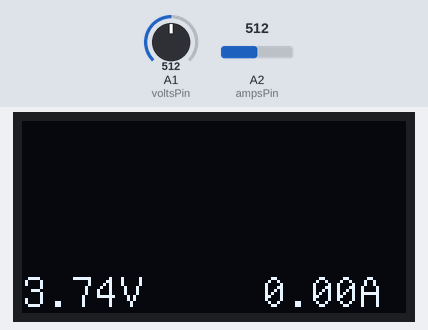
Recording of a sketch running on a simulated Arduino Uno, built with avr-gcc and run on an emulated ATmega328P. Parts: 128×64 one-colour display. The inputs (shaded band) are chosen by the test bench; at power-on: A2 (ampsPin) = 512, A1 (voltsPin) = 512.

Above: at 1.4 s.
1.5 s: A2 (ampsPin) set to 513
At 7.3 s:
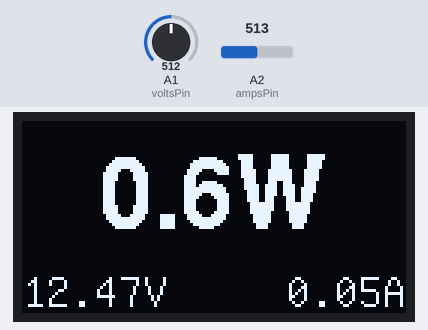
7.4 s: A1 (voltsPin) set to 716
At 8.8 s:
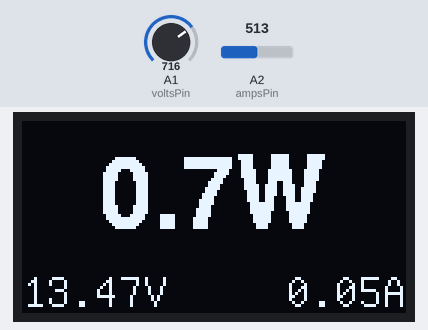
11.1 s: A1 (voltsPin) set to 900
At 13.1 s:
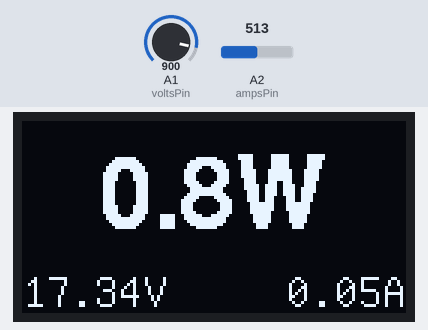
14.9 s: A2 (ampsPin) set to 716
At 16.3 s:
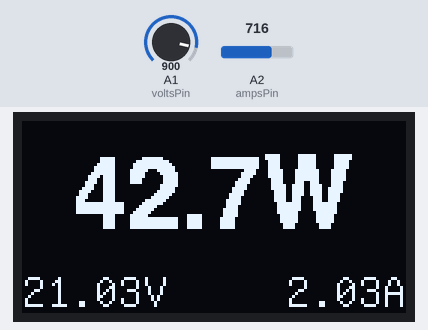
18.7 s: A1 (voltsPin) set to 1023
At 20.4 s:
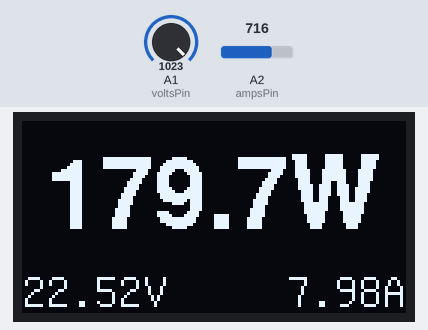
22.6 s: A2 (ampsPin) set to 900
At 24.1 s:
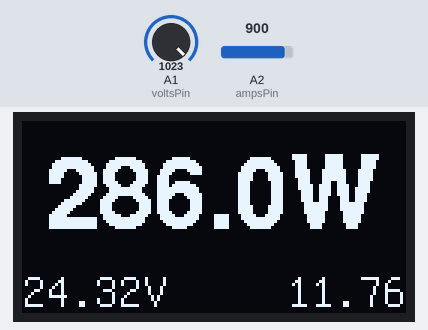
Timing chart, 0 to 25.6 s (numbered marks = the images above; inputs shaded):
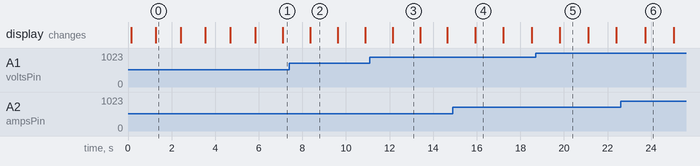

Measured:
- the behaviour switches between 512 and 513 on A2 (ampsPin) (found by bisection; images 0 and 1)
- after the input at 7.4 s, the display: changes after 0.96 s (image 2)
- what the display in image 2 shows lasts 1.2 s, from 8.4 s to 9.6 s

The sketch:

SolarPanel_PowerMeter.ino
```cpp
#include <LowPower.h>
#include <U8glib.h>
U8GLIB_SSD1306_128X64 u8g(U8G_I2C_OPT_NO_ACK);	// Display which does not send ACK

const bool debug = false;
const byte voltsPin = 1;
const byte ampsPin = 2;
const int numReadings = 10;

bool redraw = true;
float volts[numReadings];
float amps[numReadings];
int index = 0;                  // the index of the current reading
float totalV = 0;                  // the running total
float totalA = 0;

void sleep(period_t period)
{
  LowPower.idle(period, ADC_OFF, TIMER2_OFF, TIMER1_OFF, TIMER0_OFF,
                SPI_OFF, USART0_OFF, TWI_OFF);
}

void draw(float volts, float amps) {
  // Watts
  if (debug) {
    u8g.setFont(u8g_font_helvB24n);
  } else {
    u8g.setFont(u8g_font_helvB24);
  }
  u8g.setFontPosTop();
  float watts = volts * amps;
  if (watts > 0.5) {
    String wattsStr = String(watts, 1) + "W";
    int wLen = u8g.getStrWidth(wattsStr.c_str());
    u8g.drawStr( (128 - wLen)/2, 10, wattsStr.c_str());
  }

  // Volts & Amps
  u8g.setFont(u8g_font_unifont);
  u8g.setFontPosBottom();
  String voltsStr= String(volts, 2) + "V";

  String ampsStr;
  //if (amps < 1) {
  //  // Miliamps
  //  ampsStr = "    " + String(amps * 1000, 0) + "mA";
  //} else {
    ampsStr = "    " + String(amps, 2) + "A";
  //}

  String voltsAmps = voltsStr + " " + ampsStr;
  u8g.drawStr( 0, 64, voltsAmps.c_str());
}

void setup(void) {
  u8g.setRot180();
  u8g.setColorIndex(1);

  for (int thisReading = 0; thisReading < numReadings; thisReading++) {
    volts[thisReading] = 0;
    amps[thisReading] = 0;
  }

  pinMode(voltsPin, INPUT);
  pinMode(ampsPin,  INPUT);

  if (debug) Serial.begin(9600);
}

void loop(void) {
  // Rolling average (part 1)
  totalV -= volts[index];
  totalA -=  amps[index];

  int voltRaw = analogRead(voltsPin);
  int ampRaw  = analogRead(ampsPin);
  if (ampRaw <= 512) ampRaw = 512; // No negative amp values

  volts[index] = (float)voltRaw / 41.05;
  amps[index]  = (((float)ampRaw / 1024.0 * 5000) - 2500) / 100;

  if (debug) {
    Serial.print("VoltRaw=");
    Serial.println(voltRaw);
    Serial.print("AmpRaw=");
    Serial.println(ampRaw);
  }

  // Rolling average (part 2)
  totalV += volts[index];
  totalA +=  amps[index];
  float avgAmps = totalA / numReadings;
  float avgVolts = totalV / numReadings;

  if (++index >= numReadings) index = 0;

  if (redraw) {
    u8g.firstPage();
    do {
      draw(avgVolts, avgAmps);
    } while( u8g.nextPage() );
  }

  // rebuild the picture after some delay
  if (debug || avgVolts * avgAmps > 0.05 || avgVolts < 12) {
    sleep(SLEEP_500MS);
    redraw = !redraw; // Redraw every second (50% of the time)
  } else {
    // Night: Low power, sleep 8 seconds
    sleep(SLEEP_8S);
    redraw = true;
  }
}
```
